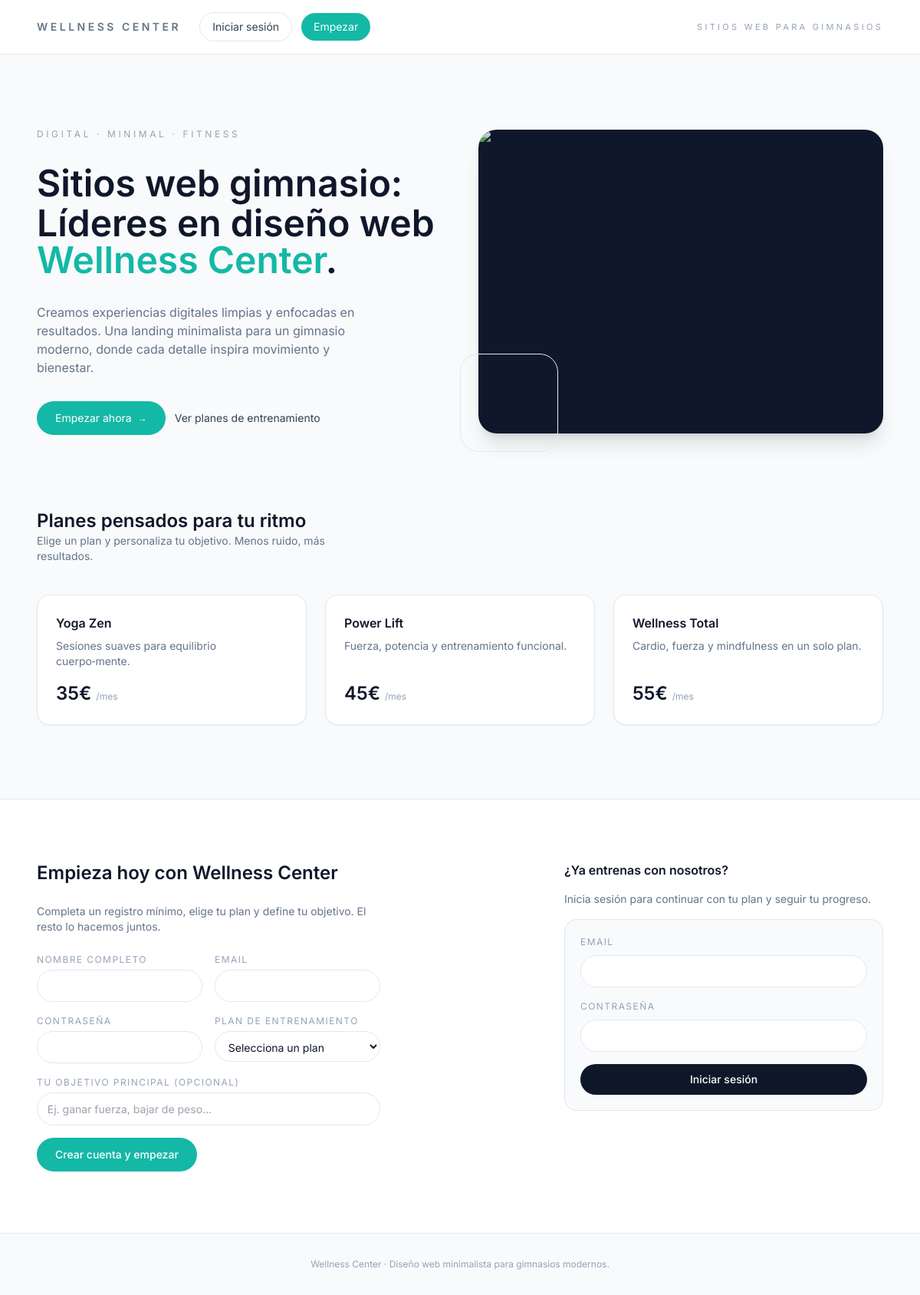
The page / on the database its author committed.
### app.py (models this page shows, shortened)
class Plan(db.Model):
    __tablename__ = "plan"
    id = db.Column(db.Integer, primary_key=True)
    nombre = db.Column(db.String(100), nullable=False)
    precio = db.Column(db.Float, nullable=False)
    descripcion = db.Column(db.String(255))
    usuarios = db.relationship("Usuario", back_populates="plan")

### app.py (the view)
@app.route("/", methods=["GET"])
def index():
    planes = Plan.query.all()
    usuario_actual = None
    if "usuario_id" in session:
        usuario_actual = Usuario.query.get(session["usuario_id"])
    return render_template("index.html", planes=planes, usuario=usuario_actual)

### templates/index.html (shortened to what this page needs)
<!doctype html>
<html lang="es">
<head>
    <script src="https://cdn.tailwindcss.com"></script>
    <link rel="stylesheet" href="{{ url_for('static', filename='style.css') }}">
</head>
<body class="font-sans bg-wcLight text-slate-900 antialiased">
<header class="border-b border-slate-200 bg-white/90 backdrop-blur">
    <nav class="max-w-6xl mx-auto px-6 py-4 flex items-center gap-6">
        <div class="text-sm font-semibold tracking-[0.25em] uppercase text-slate-500">
            Wellness Center
        </div>
        <div class="flex items-center gap-3">
            <a href="#login"
               class="text-xs sm:text-sm text-slate-700 border border-slate-200 px-4 py-2 rounded-full hover:bg-slate-900 hover:text-white transition">
                Iniciar sesión
            </a>
            <a href="#registro"
               class="text-xs sm:text-sm bg-wcAccent text-white px-4 py-2 rounded-full hover:bg-emerald-500 transition">
                Empezar
            </a>
        </div>
        <div class="ml-auto hidden sm:block text-[11px] tracking-[0.3em] uppercase text-slate-400">
            Sitios web para gimnasios
        </div>
    </nav>
</header>
<main>
    <section class="max-w-6xl mx-auto px-6 py-16 lg:py-24 grid gap-12 lg:grid-cols-2 items-center">
        <div class="space-y-8">
            <p class="text-xs tracking-[0.3em] uppercase text-slate-400">
                Digital · Minimal · Fitness
            </p>
            <h1 class="text-3xl sm:text-4xl lg:text-5xl font-semibold leading-tight text-slate-900">
                Sitios web gimnasio:<br>
                <span class="inline-block mt-1">
                    Líderes en diseño web
                    <span class="text-wcAccent">Wellness Center</span>.
                </span>
            </h1>
            <p class="text-sm sm:text-base text-slate-500 max-w-md">
                Creamos experiencias digitales limpias y enfocadas en resultados.
                Una landing minimalista para un gimnasio moderno,
                donde cada detalle inspira movimiento y bienestar.
            </p>
            <div class="flex flex-wrap gap-3">
                <a href="#registro"
                   class="inline-flex items-center gap-2 bg-wcAccent text-white px-6 py-3 rounded-full text-sm hover:bg-emerald-500 transition">
                    Empezar ahora
                    <span class="text-xs">→</span>
                </a>
                <a href="#planes"
                   class="inline-flex items-center gap-2 text-sm text-slate-700 hover:text-slate-900">
                    Ver planes de entrenamiento
                </a>
            </div>
        </div>
        <div class="relative">
            <div class="aspect-[4/3] rounded-3xl overflow-hidden bg-wcDark shadow-xl">
                <img
                    src="https://images.unsplash.com/photo-1517836357463-d25dfeac3438?auto=format&fit=crop&w=1200&q=80"
                    alt="Personas entrenando en un gimnasio moderno"
                    class="w-full h-full object-cover opacity-90">
            </div>
            <div class="absolute -bottom-6 -left-6 w-32 h-32 border border-slate-200 rounded-3xl hidden md:block"></div>
        </div>
    </section>
    <section id="planes" class="max-w-6xl mx-auto px-6 pb-16 lg:pb-24">
        <div class="flex flex-col sm:flex-row sm:items-end sm:justify-between gap-4 mb-10">
            <div>
                <h2 class="text-xl sm:text-2xl font-semibold text-slate-900">
                    Planes pensados para tu ritmo
                </h2>
                <p class="text-sm text-slate-500 max-w-md">
                    Elige un plan y personaliza tu objetivo. Menos ruido, más resultados.
                </p>
            </div>
        </div>
        <div class="grid gap-6 md:grid-cols-3">
            {% for plan in planes %}
                <article class="bg-white border border-slate-200 rounded-2xl p-6 flex flex-col justify-between shadow-sm hover:shadow-md transition">
                    <header class="space-y-2 mb-4">
                        <h3 class="text-base font-semibold text-slate-900">{{ plan.nombre }}</h3>
                        <p class="text-sm text-slate-500">{{ plan.descripcion }}</p>
                    </header>
                    <div class="flex items-baseline justify-between">
                        <p class="text-2xl font-semibold text-slate-900">
                            {{ "%.0f"|format(plan.precio) }}€
                            <span class="text-xs font-normal text-slate-400">/mes</span>
                        </p>
                    </div>
                </article>
            {% endfor %}
        </div>
    </section>
    <section class="border-t border-slate-200 bg-white">
        <div class="max-w-6xl mx-auto px-6 py-16 lg:py-20 grid gap-12 lg:grid-cols-[minmax(0,2fr)_minmax(0,1.3fr)]">
            <div id="registro" class="space-y-6">
                <h2 class="text-xl sm:text-2xl font-semibold text-slate-900">
                    Empieza hoy con Wellness Center
                </h2>
                <p class="text-sm text-slate-500 max-w-md">
                    Completa un registro mínimo, elige tu plan y define tu objetivo.
                    El resto lo hacemos juntos.
                </p>
                <form action="{{ url_for('registrar') }}" method="post" class="space-y-4 max-w-md">
                    <div class="grid gap-4 sm:grid-cols-2">
                        <div>
                            <label class="label">Nombre completo</label>
                            <input type="text" name="nombre" required class="input">
                        </div>
                        <div>
                            <label class="label">Email</label>
                            <input type="email" name="email" required class="input">
                        </div>
                    </div>
                    <div class="grid gap-4 sm:grid-cols-2">
                        <div>
                            <label class="label">Contraseña</label>
                            <input type="password" name="password" required class="input">
                        </div>
                        <div>
                            <label class="label">Plan de entrenamiento</label>
                            <select name="plan_id" required class="input">
                                <option value="">Selecciona un plan</option>
                            </select>
                        </div>
                    </div>
                    <div>
                        <label class="label">Tu objetivo principal (opcional)</label>
                        <input type="text" name="objetivo" placeholder="Ej. ganar fuerza, bajar de peso..."
                               class="input">
                    </div>
                    <button type="submit"
                            class="inline-flex items-center justify-center w-full sm:w-auto bg-wcAccent text-white px-6 py-3 rounded-full text-sm font-medium hover:bg-emerald-500 transition">
                        Crear cuenta y empezar
                    </button>
                </form>
            </div>
            <div id="login" class="space-y-4">
                <h3 class="text-base font-semibold text-slate-900">
                    ¿Ya entrenas con nosotros?
                </h3>
                <p class="text-sm text-slate-500">
                    Inicia sesión para continuar con tu plan y seguir tu progreso.
                </p>
                <form action="{{ url_for('login') }}" method="post" class="space-y-4 bg-slate-50 border border-slate-200 rounded-2xl p-5">
                    <div class="space-y-1">
                        <label class="label">Email</label>
                        <input type="email" name="login_email" required class="input">
                    </div>
                    <div class="space-y-1">
                        <label class="label">Contraseña</label>
                        <input type="password" name="login_password" required class="input">
                    </div>
                    <button type="submit"
                            class="inline-flex items-center justify-center w-full bg-slate-900 text-white px-4 py-2.5 rounded-full text-sm font-medium hover:bg-black transition">
                        Iniciar sesión
                    </button>
                </form>
            </div>
        </div>
    </section>
    <footer class="border-t border-slate-200 py-8 text-center text-xs text-slate-400">
        Wellness Center · Diseño web minimalista para gimnasios modernos.
    </footer>
</main>
</body>
</html>

### static/style.css (style rules this page uses)
*, *::before, *::after { box-sizing: border-box; }
body { margin: 0; font-family: "Inter", system-ui, -apple-system, BlinkMacSystemFont, sans-serif; }
.label { display: block; margin-bottom: 0.25rem; font-size: 0.75rem; text-transform: uppercase; letter-spacing: 0.12em; color: rgb(148 163 184); }
.input { width: 100%; padding: 0.6rem 0.8rem; border-radius: 9999px; border: 1px solid rgb(226 232 240); background-color: white; font-size: 0.875rem; color: rgb(15 23 42); outline: none; transition: border-color 0.15s ease, box-shadow 0.15s ease; }

### rows shown on the page
Plan: nombre "Yoga Zen", descripcion "Sesiones suaves para equilibrio cuerpo‑mente.", precio "35"
Plan: nombre "Power Lift", descripcion "Fuerza, potencia y entrenamiento funcional.", precio "45"
Plan: nombre "Wellness Total", descripcion "Cardio, fuerza y mindfulness en un solo plan.", precio "55"
